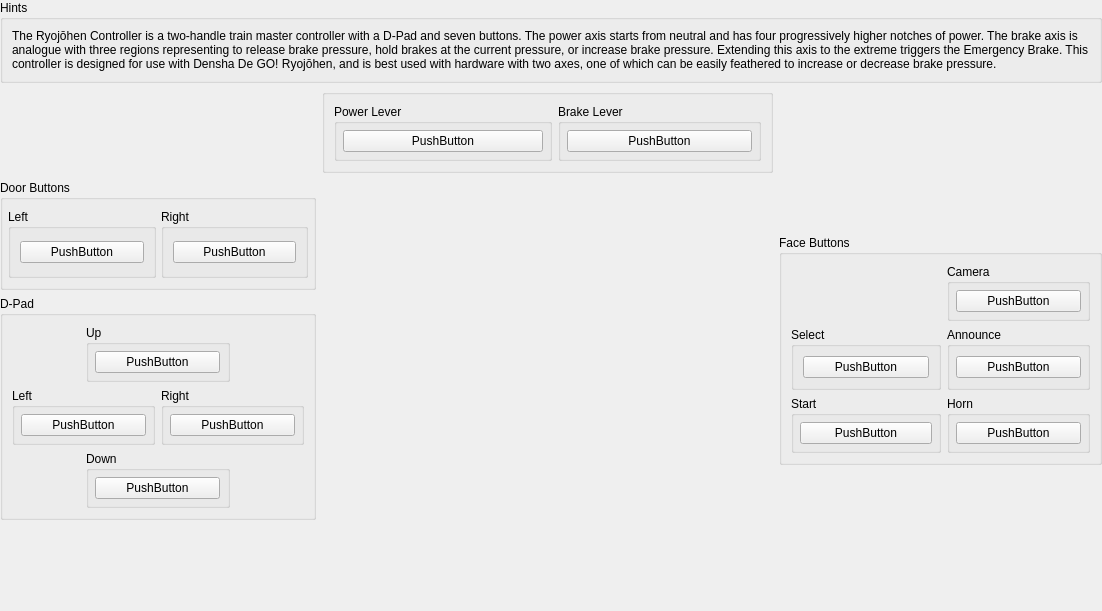
<?xml version="1.0" encoding="UTF-8"?>
<ui version="4.0">
 <class>USBBindingWidget_RyojouhenCon</class>
 <widget class="QWidget" name="USBBindingWidget_RyojouhenCon">
  <property name="geometry">
   <rect>
    <x>0</x>
    <y>0</y>
    <width>1102</width>
    <height>611</height>
   </rect>
  </property>
  <property name="sizePolicy">
   <sizepolicy hsizetype="Expanding" vsizetype="Preferred">
    <horstretch>0</horstretch>
    <verstretch>0</verstretch>
   </sizepolicy>
  </property>
  <layout class="QGridLayout" name="gridLayout_6">
   <property name="leftMargin">
    <number>0</number>
   </property>
   <property name="topMargin">
    <number>0</number>
   </property>
   <property name="rightMargin">
    <number>0</number>
   </property>
   <property name="bottomMargin">
    <number>0</number>
   </property>
   <item row="0" column="0" colspan="3">
    <layout class="QHBoxLayout" name="horizontalLayout_6" stretch="1">
     <item>
      <widget class="QGroupBox" name="groupBox_6">
       <property name="title">
        <string>Hints</string>
       </property>
       <layout class="QHBoxLayout" name="horizontalLayout_5">
        <item>
         <widget class="QLabel" name="label_2">
          <property name="text">
           <string extracomment="Ryojōhen refers to a specific edition of the Densha De GO! game franchise, which is about playing the role of a train conductor. The controller mimics controls inside of Japanese trains. For consistency, romanization of 'Ryojōhen' should be kept consistent across western languages, as there is no official translation for this name.">The Ryojōhen Controller is a two-handle train master controller with a D-Pad and seven buttons. The power axis starts from neutral and has four progressively higher notches of power. The brake axis is analogue with three regions representing to release brake pressure, hold brakes at the current pressure, or increase brake pressure. Extending this axis to the extreme triggers the Emergency Brake. This controller is designed for use with Densha De GO! Ryojōhen, and is best used with hardware with two axes, one of which can be easily feathered to increase or decrease brake pressure.</string>
          </property>
          <property name="wordWrap">
           <bool>true</bool>
          </property>
         </widget>
        </item>
       </layout>
      </widget>
     </item>
    </layout>
   </item>
   <item row="1" column="0">
    <layout class="QVBoxLayout" name="verticalLayout_3">
     <item>
      <spacer name="verticalSpacer_2">
       <property name="orientation">
        <enum>Qt::Orientation::Vertical</enum>
       </property>
       <property name="sizeHint" stdset="0">
        <size>
         <width>20</width>
         <height>40</height>
        </size>
       </property>
      </spacer>
     </item>
     <item>
      <widget class="QGroupBox" name="horizontalGroupBox">
       <property name="minimumSize">
        <size>
         <width>250</width>
         <height>110</height>
        </size>
       </property>
       <property name="title">
        <string extracomment="Door buttons toggle to open or close train doors when this controller is used with Densha De GO! games.">Door Buttons</string>
       </property>
       <layout class="QHBoxLayout" name="horizontalLayout_2">
        <property name="spacing">
         <number>5</number>
        </property>
        <property name="leftMargin">
         <number>5</number>
        </property>
        <property name="rightMargin">
         <number>5</number>
        </property>
        <item>
         <widget class="QGroupBox" name="gridGroupBox_2">
          <property name="minimumSize">
           <size>
            <width>100</width>
            <height>0</height>
           </size>
          </property>
          <property name="title">
           <string>Left</string>
          </property>
          <layout class="QGridLayout" name="gridLayout_8">
           <item row="0" column="0">
            <widget class="InputBindingWidget" name="LeftDoor">
             <property name="minimumSize">
              <size>
               <width>80</width>
               <height>0</height>
              </size>
             </property>
             <property name="text">
              <string>PushButton</string>
             </property>
            </widget>
           </item>
          </layout>
         </widget>
        </item>
        <item>
         <widget class="QGroupBox" name="gridGroupBox">
          <property name="minimumSize">
           <size>
            <width>100</width>
            <height>0</height>
           </size>
          </property>
          <property name="title">
           <string>Right</string>
          </property>
          <layout class="QGridLayout" name="gridLayout_7">
           <item row="0" column="0">
            <widget class="InputBindingWidget" name="RightDoor">
             <property name="minimumSize">
              <size>
               <width>80</width>
               <height>0</height>
              </size>
             </property>
             <property name="text">
              <string>PushButton</string>
             </property>
            </widget>
           </item>
          </layout>
         </widget>
        </item>
       </layout>
      </widget>
     </item>
     <item>
      <widget class="QGroupBox" name="groupBox">
       <property name="title">
        <string>D-Pad</string>
       </property>
       <layout class="QGridLayout" name="gridLayout_5">
        <item row="3" column="1" colspan="2">
         <widget class="QGroupBox" name="groupBox_5">
          <property name="title">
           <string>Down</string>
          </property>
          <layout class="QGridLayout" name="gridLayout_4">
           <property name="leftMargin">
            <number>6</number>
           </property>
           <property name="topMargin">
            <number>6</number>
           </property>
           <property name="rightMargin">
            <number>6</number>
           </property>
           <property name="bottomMargin">
            <number>6</number>
           </property>
           <item row="0" column="0">
            <widget class="InputBindingWidget" name="Down">
             <property name="minimumSize">
              <size>
               <width>125</width>
               <height>0</height>
              </size>
             </property>
             <property name="maximumSize">
              <size>
               <width>125</width>
               <height>16777215</height>
              </size>
             </property>
             <property name="text">
              <string notr="true">PushButton</string>
             </property>
            </widget>
           </item>
          </layout>
         </widget>
        </item>
        <item row="2" column="2" colspan="2">
         <widget class="QGroupBox" name="groupBox_4">
          <property name="title">
           <string>Right</string>
          </property>
          <layout class="QGridLayout" name="gridLayout_3">
           <property name="leftMargin">
            <number>6</number>
           </property>
           <property name="topMargin">
            <number>6</number>
           </property>
           <property name="rightMargin">
            <number>6</number>
           </property>
           <property name="bottomMargin">
            <number>6</number>
           </property>
           <item row="0" column="0">
            <widget class="InputBindingWidget" name="Right">
             <property name="minimumSize">
              <size>
               <width>125</width>
               <height>0</height>
              </size>
             </property>
             <property name="maximumSize">
              <size>
               <width>125</width>
               <height>16777215</height>
              </size>
             </property>
             <property name="text">
              <string notr="true">PushButton</string>
             </property>
            </widget>
           </item>
          </layout>
         </widget>
        </item>
        <item row="0" column="1" colspan="2">
         <widget class="QGroupBox" name="groupBox_2">
          <property name="title">
           <string>Up</string>
          </property>
          <layout class="QGridLayout" name="gridLayout">
           <property name="leftMargin">
            <number>6</number>
           </property>
           <property name="topMargin">
            <number>6</number>
           </property>
           <property name="rightMargin">
            <number>6</number>
           </property>
           <property name="bottomMargin">
            <number>6</number>
           </property>
           <item row="0" column="0">
            <widget class="InputBindingWidget" name="Up">
             <property name="minimumSize">
              <size>
               <width>125</width>
               <height>0</height>
              </size>
             </property>
             <property name="maximumSize">
              <size>
               <width>125</width>
               <height>16777215</height>
              </size>
             </property>
             <property name="text">
              <string notr="true">PushButton</string>
             </property>
            </widget>
           </item>
          </layout>
         </widget>
        </item>
        <item row="2" column="0" colspan="2">
         <widget class="QGroupBox" name="groupBox_3">
          <property name="title">
           <string>Left</string>
          </property>
          <layout class="QGridLayout" name="gridLayout_2">
           <property name="leftMargin">
            <number>6</number>
           </property>
           <property name="topMargin">
            <number>6</number>
           </property>
           <property name="rightMargin">
            <number>6</number>
           </property>
           <property name="bottomMargin">
            <number>6</number>
           </property>
           <item row="0" column="0">
            <widget class="InputBindingWidget" name="Left">
             <property name="minimumSize">
              <size>
               <width>125</width>
               <height>0</height>
              </size>
             </property>
             <property name="maximumSize">
              <size>
               <width>125</width>
               <height>16777215</height>
              </size>
             </property>
             <property name="text">
              <string notr="true">PushButton</string>
             </property>
            </widget>
           </item>
          </layout>
         </widget>
        </item>
       </layout>
      </widget>
     </item>
     <item>
      <spacer name="verticalSpacer_5">
       <property name="orientation">
        <enum>Qt::Orientation::Vertical</enum>
       </property>
       <property name="sizeHint" stdset="0">
        <size>
         <width>20</width>
         <height>0</height>
        </size>
       </property>
      </spacer>
     </item>
    </layout>
   </item>
   <item row="1" column="1">
    <layout class="QVBoxLayout" name="verticalLayout_2">
     <item>
      <widget class="QGroupBox" name="gridGroupBox_1">
       <layout class="QGridLayout" name="gridLayout_9">
        <item row="0" column="1">
         <widget class="QGroupBox" name="groupBox_29">
          <property name="maximumSize">
           <size>
            <width>16777215</width>
            <height>16777215</height>
           </size>
          </property>
          <property name="title">
           <string>Brake Lever</string>
          </property>
          <property name="alignment">
           <set>Qt::AlignmentFlag::AlignLeading|Qt::AlignmentFlag::AlignLeft|Qt::AlignmentFlag::AlignTop</set>
          </property>
          <layout class="QGridLayout" name="gridLayout_30">
           <property name="leftMargin">
            <number>6</number>
           </property>
           <property name="topMargin">
            <number>6</number>
           </property>
           <property name="rightMargin">
            <number>6</number>
           </property>
           <property name="bottomMargin">
            <number>6</number>
           </property>
           <item row="0" column="0">
            <widget class="InputBindingWidget" name="Brake">
             <property name="minimumSize">
              <size>
               <width>150</width>
               <height>0</height>
              </size>
             </property>
             <property name="maximumSize">
              <size>
               <width>200</width>
               <height>16777215</height>
              </size>
             </property>
             <property name="text">
              <string notr="true">PushButton</string>
             </property>
            </widget>
           </item>
          </layout>
         </widget>
        </item>
        <item row="0" column="0">
         <widget class="QGroupBox" name="groupBox_32">
          <property name="title">
           <string extracomment="Power refers to the train's accelerator which causes the train to increase speed.">Power Lever</string>
          </property>
          <layout class="QGridLayout" name="gridLayout_31">
           <property name="leftMargin">
            <number>6</number>
           </property>
           <property name="topMargin">
            <number>6</number>
           </property>
           <property name="rightMargin">
            <number>6</number>
           </property>
           <property name="bottomMargin">
            <number>6</number>
           </property>
           <item row="0" column="0">
            <widget class="InputBindingWidget" name="Power">
             <property name="minimumSize">
              <size>
               <width>200</width>
               <height>0</height>
              </size>
             </property>
             <property name="maximumSize">
              <size>
               <width>200</width>
               <height>16777215</height>
              </size>
             </property>
             <property name="text">
              <string notr="true">PushButton</string>
             </property>
            </widget>
           </item>
          </layout>
         </widget>
        </item>
       </layout>
      </widget>
     </item>
     <item>
      <layout class="QHBoxLayout" name="horizontalLayout"/>
     </item>
     <item>
      <layout class="QHBoxLayout" name="horizontalLayout_4">
       <item>
        <spacer name="horizontalSpacer">
         <property name="orientation">
          <enum>Qt::Orientation::Horizontal</enum>
         </property>
         <property name="sizeHint" stdset="0">
          <size>
           <width>40</width>
           <height>20</height>
          </size>
         </property>
        </spacer>
       </item>
       <item>
        <widget class="QLabel" name="label">
         <property name="sizePolicy">
          <sizepolicy hsizetype="Fixed" vsizetype="Fixed">
           <horstretch>0</horstretch>
           <verstretch>0</verstretch>
          </sizepolicy>
         </property>
         <property name="minimumSize">
          <size>
           <width>400</width>
           <height>280</height>
          </size>
         </property>
         <property name="maximumSize">
          <size>
           <width>400</width>
           <height>280</height>
          </size>
         </property>
         <property name="text">
          <string/>
         </property>
         <property name="pixmap">
          <pixmap resource="../resources/resources.qrc">:/images/RyojouhenCon.svg</pixmap>
         </property>
         <property name="scaledContents">
          <bool>true</bool>
         </property>
        </widget>
       </item>
       <item>
        <spacer name="horizontalSpacer_2">
         <property name="orientation">
          <enum>Qt::Orientation::Horizontal</enum>
         </property>
         <property name="sizeHint" stdset="0">
          <size>
           <width>40</width>
           <height>20</height>
          </size>
         </property>
        </spacer>
       </item>
      </layout>
     </item>
     <item>
      <spacer name="verticalSpacer">
       <property name="orientation">
        <enum>Qt::Orientation::Vertical</enum>
       </property>
       <property name="sizeHint" stdset="0">
        <size>
         <width>20</width>
         <height>40</height>
        </size>
       </property>
      </spacer>
     </item>
    </layout>
   </item>
   <item row="1" column="2">
    <layout class="QVBoxLayout" name="verticalLayout">
     <item>
      <spacer name="verticalSpacer_7">
       <property name="orientation">
        <enum>Qt::Orientation::Vertical</enum>
       </property>
       <property name="sizeHint" stdset="0">
        <size>
         <width>20</width>
         <height>40</height>
        </size>
       </property>
      </spacer>
     </item>
     <item>
      <widget class="QGroupBox" name="groupBox_16">
       <property name="title">
        <string>Face Buttons</string>
       </property>
       <layout class="QGridLayout" name="gridLayout_16">
        <item row="1" column="0">
         <widget class="QGroupBox" name="groupBox_35">
          <property name="minimumSize">
           <size>
            <width>150</width>
            <height>0</height>
           </size>
          </property>
          <property name="title">
           <string>Select</string>
          </property>
          <layout class="QGridLayout" name="gridLayout_35">
           <item row="0" column="0">
            <widget class="InputBindingWidget" name="Select">
             <property name="sizePolicy">
              <sizepolicy hsizetype="Expanding" vsizetype="Fixed">
               <horstretch>0</horstretch>
               <verstretch>0</verstretch>
              </sizepolicy>
             </property>
             <property name="maximumSize">
              <size>
               <width>250</width>
               <height>16777215</height>
              </size>
             </property>
             <property name="text">
              <string notr="true">PushButton</string>
             </property>
            </widget>
           </item>
          </layout>
         </widget>
        </item>
        <item row="2" column="0">
         <widget class="QGroupBox" name="groupBox_23">
          <property name="minimumSize">
           <size>
            <width>150</width>
            <height>0</height>
           </size>
          </property>
          <property name="title">
           <string>Start</string>
          </property>
          <layout class="QGridLayout" name="gridLayout_23">
           <property name="leftMargin">
            <number>6</number>
           </property>
           <property name="topMargin">
            <number>6</number>
           </property>
           <property name="rightMargin">
            <number>6</number>
           </property>
           <property name="bottomMargin">
            <number>6</number>
           </property>
           <item row="0" column="0">
            <widget class="InputBindingWidget" name="Start">
             <property name="sizePolicy">
              <sizepolicy hsizetype="Expanding" vsizetype="Fixed">
               <horstretch>0</horstretch>
               <verstretch>0</verstretch>
              </sizepolicy>
             </property>
             <property name="maximumSize">
              <size>
               <width>250</width>
               <height>16777215</height>
              </size>
             </property>
             <property name="text">
              <string notr="true">PushButton</string>
             </property>
            </widget>
           </item>
          </layout>
         </widget>
        </item>
        <item row="1" column="2">
         <widget class="QGroupBox" name="groupBox_20">
          <property name="title">
           <string extracomment="Announce is used in-game to trigger the train conductor to make voice over announcements for an upcoming train stop.">Announce</string>
          </property>
          <layout class="QGridLayout" name="gridLayout_20">
           <property name="leftMargin">
            <number>6</number>
           </property>
           <property name="topMargin">
            <number>6</number>
           </property>
           <property name="rightMargin">
            <number>6</number>
           </property>
           <property name="bottomMargin">
            <number>6</number>
           </property>
           <item row="0" column="0">
            <widget class="InputBindingWidget" name="Announce">
             <property name="minimumSize">
              <size>
               <width>125</width>
               <height>0</height>
              </size>
             </property>
             <property name="maximumSize">
              <size>
               <width>125</width>
               <height>16777215</height>
              </size>
             </property>
             <property name="text">
              <string notr="true">PushButton</string>
             </property>
            </widget>
           </item>
          </layout>
         </widget>
        </item>
        <item row="0" column="2">
         <widget class="QGroupBox" name="groupBox_19">
          <property name="title">
           <string extracomment="Camera is used to switch the view point. Original: 視点切替">Camera</string>
          </property>
          <layout class="QGridLayout" name="gridLayout_19">
           <property name="leftMargin">
            <number>6</number>
           </property>
           <property name="topMargin">
            <number>6</number>
           </property>
           <property name="rightMargin">
            <number>6</number>
           </property>
           <property name="bottomMargin">
            <number>6</number>
           </property>
           <item row="0" column="0">
            <widget class="InputBindingWidget" name="Camera">
             <property name="minimumSize">
              <size>
               <width>125</width>
               <height>0</height>
              </size>
             </property>
             <property name="maximumSize">
              <size>
               <width>125</width>
               <height>16777215</height>
              </size>
             </property>
             <property name="text">
              <string notr="true">PushButton</string>
             </property>
            </widget>
           </item>
          </layout>
         </widget>
        </item>
        <item row="2" column="2">
         <widget class="QGroupBox" name="groupBox_17">
          <property name="title">
           <string extracomment="Horn is used to alert people and cars that a train is approaching. Original: 警笛">Horn</string>
          </property>
          <layout class="QGridLayout" name="gridLayout_17">
           <property name="leftMargin">
            <number>6</number>
           </property>
           <property name="topMargin">
            <number>6</number>
           </property>
           <property name="rightMargin">
            <number>6</number>
           </property>
           <property name="bottomMargin">
            <number>6</number>
           </property>
           <item row="0" column="0">
            <widget class="InputBindingWidget" name="Horn">
             <property name="minimumSize">
              <size>
               <width>125</width>
               <height>0</height>
              </size>
             </property>
             <property name="maximumSize">
              <size>
               <width>125</width>
               <height>16777215</height>
              </size>
             </property>
             <property name="text">
              <string notr="true">PushButton</string>
             </property>
            </widget>
           </item>
          </layout>
         </widget>
        </item>
       </layout>
      </widget>
     </item>
     <item>
      <spacer name="verticalSpacer_4">
       <property name="orientation">
        <enum>Qt::Orientation::Vertical</enum>
       </property>
       <property name="sizeHint" stdset="0">
        <size>
         <width>20</width>
         <height>0</height>
        </size>
       </property>
      </spacer>
     </item>
    </layout>
   </item>
  </layout>
 </widget>
 <customwidgets>
  <customwidget>
   <class>InputBindingWidget</class>
   <extends>QPushButton</extends>
   <header>Settings/InputBindingWidget.h</header>
  </customwidget>
 </customwidgets>
 <tabstops>
  <tabstop>Power</tabstop>
  <tabstop>LeftDoor</tabstop>
  <tabstop>RightDoor</tabstop>
  <tabstop>Brake</tabstop>
  <tabstop>Up</tabstop>
  <tabstop>Down</tabstop>
  <tabstop>Left</tabstop>
  <tabstop>Right</tabstop>
  <tabstop>Select</tabstop>
  <tabstop>Start</tabstop>
  <tabstop>Camera</tabstop>
  <tabstop>Announce</tabstop>
  <tabstop>Horn</tabstop>
 </tabstops>
 <resources>
  <include location="../resources/resources.qrc"/>
 </resources>
 <connections/>
</ui>
